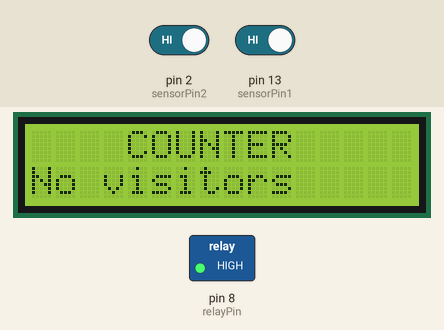
Recording of a sketch running on a simulated Arduino Uno, built with avr-gcc and run on an emulated ATmega328P. Shown: 16×2 character LCD, switched loads named in the sketch (green lamp = pin HIGH). The inputs (shaded band) are chosen by the test bench; at power-on: pin 2 (sensorPin2) HIGH, pin 13 (sensorPin1) HIGH.

Above: at 1.4 s.
1.5 s: pin 2 (sensorPin2) driven LOW and pin 13 (sensorPin1) driven LOW
At 2.4 s:
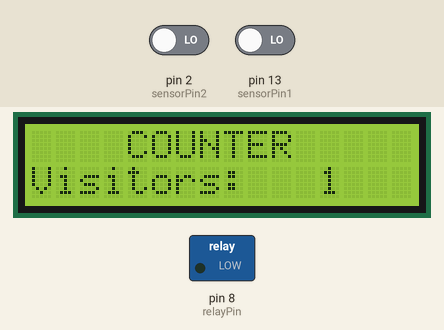
4.5 s: pin 2 (sensorPin2) driven HIGH
6.1 s: pin 2 (sensorPin2) driven LOW
At 7.0 s:
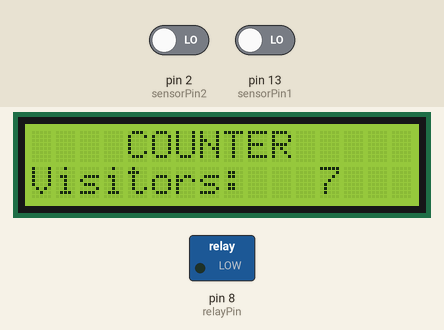
Timing chart, 0 to 9.1 s (numbered marks = the images above; inputs shaded):
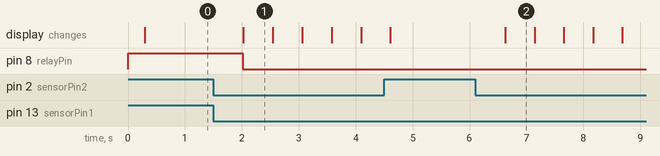

Measured:
- after the input at 1.5 s, pin 8 (relayPin): HIGH → LOW after 0.51 s; the display: changes after 0.53 s (image 1)
- after the input at 6.1 s, the display: changes after 0.53 s (image 2)
- what the display in image 1 shows lasts 0.5 s, from 2.0 s to 2.5 s

The sketch:

new_de.ino
```cpp
  #include <Wire.h>
//#include<LiquidCrystal.h>
//LiquidCrystal lcd(2,3,7,6,5,4);
#include <LiquidCrystal_I2C.h>
LiquidCrystal_I2C lcd(0x27, 16, 2);

#define sensorPin1 13 // Entry sensor
#define sensorPin2 2 // Exit sensor
#define relayPin 8    // Relay control pin

int sensorState1 = 0;
int sensorState2 = 0;
int count = 0;
int ready_entrer = 0;
int ready_sortir = 0;

void setup()
{
    pinMode(sensorPin1, INPUT_PULLUP);
    pinMode(sensorPin2, INPUT_PULLUP);
    pinMode(relayPin, OUTPUT); // Set relay pin as output
    digitalWrite(relayPin, HIGH); // Turn relay OFF (assuming LOW activates it)

    lcd.init();   // Initialize the LCD
    lcd.backlight();
    lcd.setCursor(4, 0);
    lcd.print("COUNTER");
    lcd.setCursor(0, 1);
    lcd.print("No Visitors     ");
    delay(200);
}

void loop()
{
    sensorState1 = digitalRead(sensorPin1);
    sensorState2 = digitalRead(sensorPin2);

    if (sensorState1 == LOW) {
        ready_entrer = 1;
    } else if (sensorState2 == LOW) {
        ready_sortir = 1;
    }

    if (ready_entrer == 1 && sensorState2 == LOW) {
        count++;
        ready_entrer = 0;
        ready_sortir = 0;
        delay(500);
    } else if (ready_sortir == 1 && sensorState1 == LOW) {
        count--;
        ready_sortir = 0;
        ready_entrer = 0;
        delay(500);
    }

    // Control the relay based on visitor count
    if (count > 0) {
        digitalWrite(relayPin, LOW); // Turn OFF the relay (assuming HIGH turns it off)
    } else {
        digitalWrite(relayPin, HIGH); // Turn ON the relay (assuming LOW activates it)
    }

    // Display visitor count on the LCD
    if (count <= 0) {
        lcd.setCursor(0, 1);
        lcd.print("No visitors    ");
    }
    else if (count > 0 && count < 10) {
        lcd.setCursor(0, 1);
        lcd.print("Visitors:   ");
        lcd.setCursor(12, 1);
        lcd.print(count);
        lcd.setCursor(13, 1);
        lcd.print("  ");
    }
    else {
        lcd.setCursor(0, 1);
        lcd.print("Visitors:");
        lcd.setCursor(12, 1);
        lcd.print(count);  
    }
}
```
